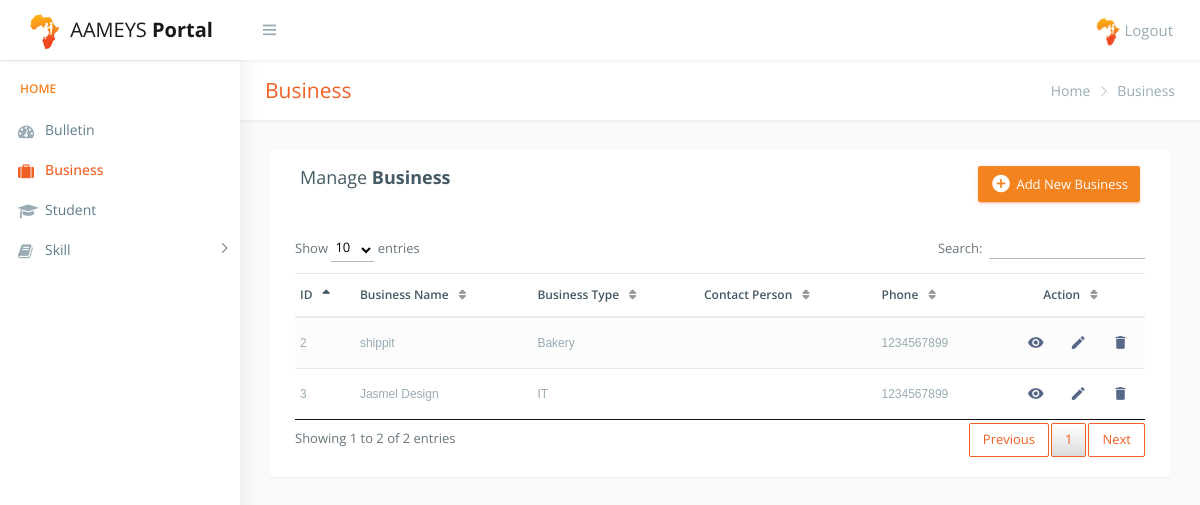
The app's page /business.php (signed in), older data.
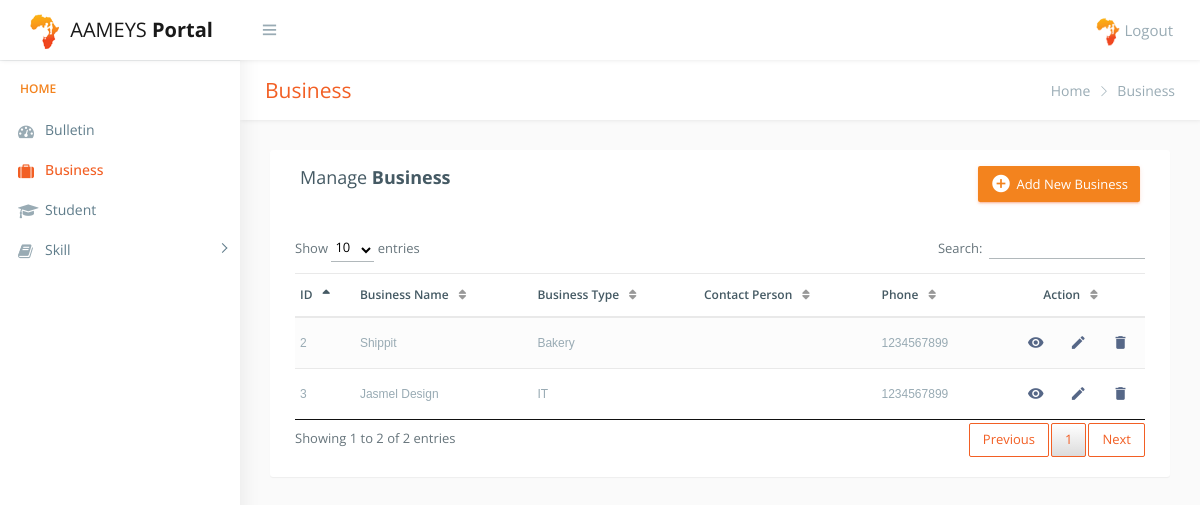
The same page, newer data.
### tables this page shows
CREATE TABLE `business` (
  `busId` int(11) NOT NULL,
  `UId` int(11) NOT NULL,
  `busName` varchar(60) NOT NULL,
  `busAddress` varchar(120) NOT NULL,
  `busType` varchar(80) NOT NULL,
  `busABN` varchar(60) DEFAULT NULL,
  `busEmail` varchar(80) DEFAULT NULL,
  `busContact` int(11) DEFAULT NULL,
  `busContactPerson` varchar(90) DEFAULT NULL,
  `busContactPersonRole` varchar(30) DEFAULT NULL,
  `busWebsite` varchar(90) DEFAULT NULL,
  `busSize` varchar(90) DEFAULT NULL
);

### business.php (the view, shortened to what this page needs)
<!DOCTYPE html>
<?php include "include/db_config.php";
?>
<html lang="en">
<head>
    <link href="css/lib/bootstrap/bootstrap.css" rel="stylesheet">
    <link rel="stylesheet" type="text/css" href="DataTables-1.10.18/css/jquery.dataTables.css"/>
    <link href="css/helper.css" rel="stylesheet">
    <link href="css/style.css" rel="stylesheet">
</head>
<body class="fix-header fix-sidebar">
    <div id="main-wrapper">
        <div class="header" style="">
            <?php include "include/top_nav.php"; ?>
        </div>
        <div class="left-sidebar" style="overflow: visible;">
            <?php include "include/side_nav.php"; ?>
        </div>
        <div class="page-wrapper" style="min-height: 157px;">
            <div class="row page-titles">
                <div class="col-md-5 align-self-center">
                    <h3 class="text-primary">Business</h3> </div>
                <div class="col-md-7 align-self-center">
                    <ol class="breadcrumb">
                        <?php include "include/breadcrum.php"; ?>
                        <li class="breadcrumb-item active">Business</li>
                    </ol>
                </div>
            </div>
            <div class="container-fluid">
                <div class="table-wrapper">
                    <div class="table-title">
                        <div class="row">
                            <div class="col-sm-6">
                    <h4>Manage <b>Business</b></h4>
                  </div>
                  <div class="col-sm-6">
                  <a href="addbusiness.php" class="btn btn-success"><i class="material-icons"></i> <span>Add New Business</span></a>
                  </div>
                        </div>
                    </div>
                    <table id="example" class="table table-striped table-hover" style="width:100%">
                        <thead>
                            <tr>
                                <th>ID</th>
                                <th>Business Name</th>
                                <th>Business Type</th>
                                <th>Contact Person</th>
                                <th>Phone</th>
                                <th>Action</th>
                            </tr>
                        </thead>
                        <tbody>
                        <?php
                        if($_SESSION['userType']==0)
                            {
                              $query = "SELECT busId, busName, busType, busContactPerson, busContact FROM business";
                              $result = mysqli_query($conn,$query);
                            }
                          while($row = mysqli_fetch_assoc($result))
                          {
                        ?>
                            <tr>
                                <td><?php echo $row['busId'];?></td>
                                <td><?php echo $row['busName'];?></td>
                                <td><?php echo $row['busType'];?></td>
                                <td><?php echo $row['busContactPerson'];?></td>
                                <td><?php echo $row['busContact'];?></td>
                                <td>
                                  <a href="viewbusiness.php?id=<?php echo $row['busId'];?>" class="view"  data-toggle="tooltip" rel="tooltip" data-placement="top" title="View Business">
                                      <i class="material-icons"></i>
                                  </a>
                                  <a  href="editbusiness.php?id=<?php echo $row['busId'];?>" class="edit" data-toggle="tooltip" data-placement="top" title="Edit Business">
                                    <i class="material-icons"></i>
                                  </a>
                                  <a  href="deletebusiness.php?id=<?php echo $row['busId'];?>" class="delete" data-toggle="tooltip" data-placement="top" title="Delete Business">
                                    <i class="material-icons" ></i>
                                  </a>
                                </td>
                            </tr>
                          <?php
                          }
                          ?>
                        </tbody>
                    </table>
                </div>
      </div>
  </div>
        </div>
</body>
</html>

Row changes from the older to the newer data that the page shows:
changed business "Bakery": busName "shippit" → "Shippit"
